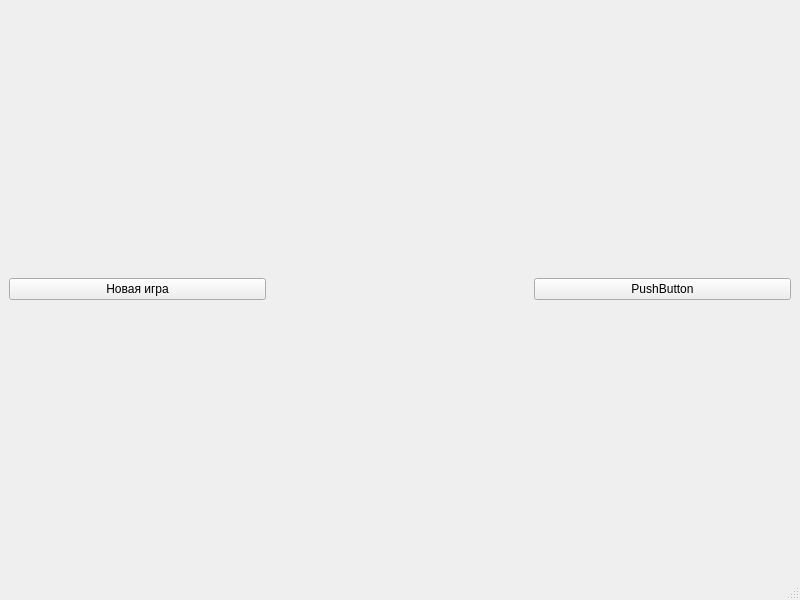
<?xml version="1.0" encoding="UTF-8"?>
<ui version="4.0">
 <class>Tetris</class>
 <widget class="QMainWindow" name="Tetris">
  <property name="geometry">
   <rect>
    <x>0</x>
    <y>0</y>
    <width>800</width>
    <height>600</height>
   </rect>
  </property>
  <property name="windowTitle">
   <string>Tetris</string>
  </property>
  <widget class="QWidget" name="centralwidget">
   <layout class="QHBoxLayout" name="horizontalLayout">
    <item>
     <layout class="QVBoxLayout" name="leftLeyout">
      <item>
       <widget class="QPushButton" name="newGameButton">
        <property name="text">
         <string>Новая игра</string>
        </property>
       </widget>
      </item>
     </layout>
    </item>
    <item>
     <widget class="GameField" name="gameField" native="true">
      <property name="rowsNumber" stdset="0">
       <UInt>20</UInt>
      </property>
      <property name="columnsNumber" stdset="0">
       <UInt>10</UInt>
      </property>
     </widget>
    </item>
    <item>
     <layout class="QVBoxLayout" name="verticalLayout">
      <item>
       <widget class="QPushButton" name="pushButton_2">
        <property name="text">
         <string>PushButton</string>
        </property>
       </widget>
      </item>
     </layout>
    </item>
   </layout>
  </widget>
  <widget class="QMenuBar" name="menubar">
   <property name="geometry">
    <rect>
     <x>0</x>
     <y>0</y>
     <width>800</width>
     <height>21</height>
    </rect>
   </property>
  </widget>
  <widget class="QStatusBar" name="statusbar"/>
  <action name="action">
   <property name="text">
    <string>Новая игра</string>
   </property>
  </action>
 </widget>
 <customwidgets>
  <customwidget>
   <class>GameField</class>
   <extends>QWidget</extends>
   <header>gamefield.h</header>
   <container>1</container>
  </customwidget>
 </customwidgets>
 <resources/>
 <connections/>
</ui>
